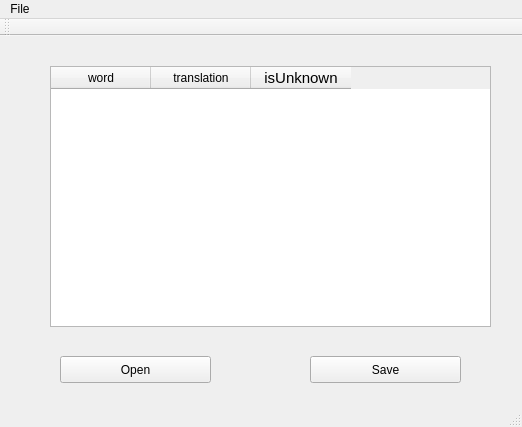
<?xml version="1.0" encoding="UTF-8"?>
<ui version="4.0">
 <class>MainWindow</class>
 <widget class="QMainWindow" name="MainWindow">
  <property name="geometry">
   <rect>
    <x>0</x>
    <y>0</y>
    <width>522</width>
    <height>427</height>
   </rect>
  </property>
  <property name="windowTitle">
   <string>Trasub</string>
  </property>
  <widget class="QWidget" name="centralWidget">
   <widget class="QPushButton" name="pushButton">
    <property name="geometry">
     <rect>
      <x>60</x>
      <y>320</y>
      <width>151</width>
      <height>27</height>
     </rect>
    </property>
    <property name="text">
     <string>Open</string>
    </property>
   </widget>
   <widget class="QPushButton" name="pushButton_2">
    <property name="geometry">
     <rect>
      <x>310</x>
      <y>320</y>
      <width>151</width>
      <height>27</height>
     </rect>
    </property>
    <property name="text">
     <string>Save</string>
    </property>
   </widget>
   <widget class="QTableWidget" name="tableWidget">
    <property name="geometry">
     <rect>
      <x>50</x>
      <y>30</y>
      <width>441</width>
      <height>261</height>
     </rect>
    </property>
    <column>
     <property name="text">
      <string>word</string>
     </property>
    </column>
    <column>
     <property name="text">
      <string>translation</string>
     </property>
    </column>
    <column>
     <property name="text">
      <string>isUnknown</string>
     </property>
     <property name="font">
      <font>
       <pointsize>11</pointsize>
      </font>
     </property>
    </column>
   </widget>
  </widget>
  <widget class="QMenuBar" name="menuBar">
   <property name="geometry">
    <rect>
     <x>0</x>
     <y>0</y>
     <width>522</width>
     <height>25</height>
    </rect>
   </property>
   <widget class="QMenu" name="menuFile">
    <property name="title">
     <string>File</string>
    </property>
    <addaction name="actionOpen_file"/>
    <addaction name="actionSave_file"/>
   </widget>
   <addaction name="menuFile"/>
  </widget>
  <widget class="QToolBar" name="mainToolBar">
   <attribute name="toolBarArea">
    <enum>TopToolBarArea</enum>
   </attribute>
   <attribute name="toolBarBreak">
    <bool>false</bool>
   </attribute>
  </widget>
  <widget class="QStatusBar" name="statusBar"/>
  <action name="actionOpen_file">
   <property name="text">
    <string>Open file</string>
   </property>
  </action>
  <action name="actionSave_file">
   <property name="text">
    <string>Save file</string>
   </property>
  </action>
 </widget>
 <layoutdefault spacing="6" margin="11"/>
 <resources/>
 <connections/>
</ui>
